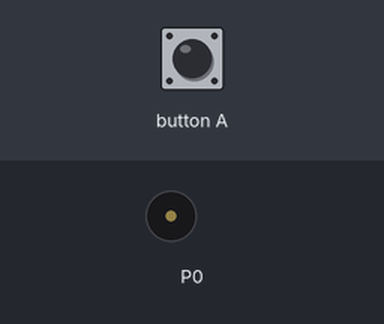
Bench run of a program on a simulated BBC micro:bit (MakeCode). On the bench: buzzer (waves = sounding). The inputs (shaded band) are chosen by the test bench.

Above: at 1.2 s.
1.3 s: button A pressed for 0.15 s
At 3.0 s:
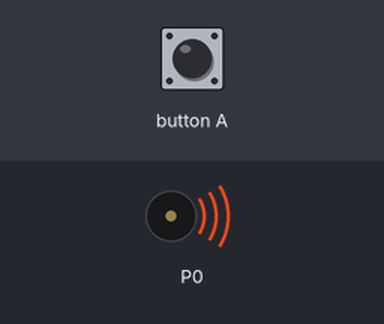
Timing chart, 0 to 10.4 s (numbered marks = the images above; inputs shaded):
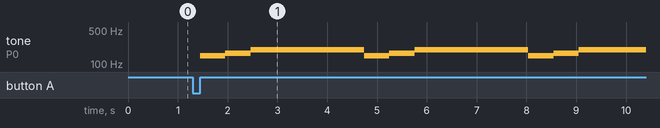

The program:

main.ts
```typescript
input.onButtonPressed(Button.A, function () {
    for (let index = 0; index < 3; index++) {
        music.play(music.tonePlayable(147, music.beat(BeatFraction.Whole)), music.PlaybackMode.UntilDone)
        music.play(music.tonePlayable(165, music.beat(BeatFraction.Whole)), music.PlaybackMode.UntilDone)
        music.play(music.tonePlayable(196, music.beat(BeatFraction.Half)), music.PlaybackMode.UntilDone)
        music.play(music.tonePlayable(196, music.beat(BeatFraction.Whole)), music.PlaybackMode.UntilDone)
        music.play(music.tonePlayable(196, music.beat(BeatFraction.Whole)), music.PlaybackMode.UntilDone)
        music.play(music.tonePlayable(196, music.beat(BeatFraction.Half)), music.PlaybackMode.UntilDone)
        music.play(music.tonePlayable(196, music.beat(BeatFraction.Half)), music.PlaybackMode.UntilDone)
        music.play(music.tonePlayable(196, music.beat(BeatFraction.Half)), music.PlaybackMode.UntilDone)
        music.play(music.tonePlayable(196, music.beat(BeatFraction.Half)), music.PlaybackMode.UntilDone)
    }
    music.play(music.tonePlayable(196, music.beat(BeatFraction.Whole)), music.PlaybackMode.UntilDone)
    music.play(music.tonePlayable(196, music.beat(BeatFraction.Whole)), music.PlaybackMode.UntilDone)
    music.play(music.tonePlayable(185, music.beat(BeatFraction.Whole)), music.PlaybackMode.UntilDone)
    music.play(music.tonePlayable(185, music.beat(BeatFraction.Whole)), music.PlaybackMode.UntilDone)
})
```

test.ts
```typescript
// 테스트는 여기로 이동합니다; 이 패키지가 확장으로 사용될 때 컴파일되지 않을 것 입니다.
```

Measured:
- after the input at 1.3 s, tone on P0: silent → 147 Hz after 0.15 s, then repeats every 3.3 s: 165 Hz 0.51 s, 196 Hz 2.3 s, 147 Hz 0.51 s
